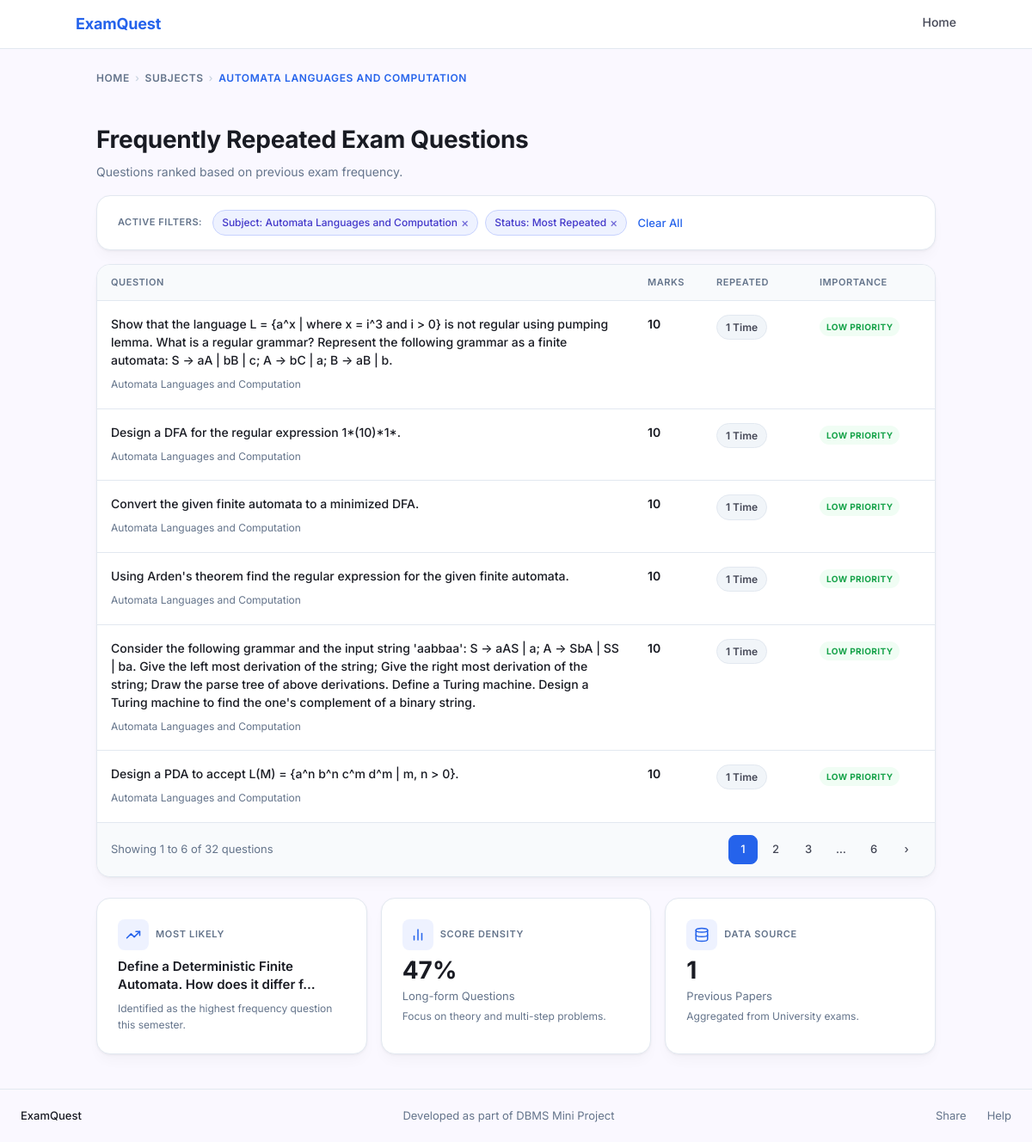
/questions.php?subject_id=1, run on the app's committed database.
### tables this page shows
CREATE TABLE subject (
    subject_id   INT AUTO_INCREMENT PRIMARY KEY,
    subject_name VARCHAR(200) NOT NULL,
    semester     VARCHAR(10)  NOT NULL,
    subject_type VARCHAR(50)  NOT NULL DEFAULT 'Core Subject',
    syllabus_id  INT NOT NULL,
    branch_id    INT NOT NULL,
    UNIQUE KEY uq_subject (subject_name(150), semester, syllabus_id, branch_id),
    FOREIGN KEY (syllabus_id) REFERENCES syllabus(syllabus_id) ON DELETE CASCADE,
    FOREIGN KEY (branch_id)   REFERENCES branch(branch_id)     ON DELETE CASCADE
);

CREATE TABLE questions (
    question_id   INT AUTO_INCREMENT PRIMARY KEY,
    subject_id    INT         NOT NULL,
    question_text MEDIUMTEXT  NOT NULL,
    marks         INT         NOT NULL DEFAULT 0,
    frequency     INT         NOT NULL DEFAULT 1,
    UNIQUE KEY uq_question (subject_id, question_text(500)),
    FOREIGN KEY (subject_id) REFERENCES subject(subject_id) ON DELETE CASCADE
);

### questions.php (the view, shortened to what this page needs)
<?php
require_once 'db.php';
$subject_id  = intval($_GET['subject_id']  ?? 0);
$syllabus_id = intval($_GET['syllabus_id'] ?? 0);
$branch_id   = intval($_GET['branch_id']   ?? 0);
$semester    = trim($_GET['semester']       ?? '');
$page        = max(1, intval($_GET['page'] ?? 1));
$stmt = $conn->prepare('
    SELECT s.subject_name, s.semester, s.subject_type,
           sy.regulation_year, b.branch_name,
           s.syllabus_id, s.branch_id
    FROM subject s
    JOIN syllabus sy ON sy.syllabus_id = s.syllabus_id
    JOIN branch   b  ON b.branch_id   = s.branch_id
    WHERE s.subject_id = ?
');
$stmt->bind_param('i', $subject_id);
$stmt->execute();
$subject_info = $stmt->get_result()->fetch_assoc();
if ($syllabus_id <= 0) $syllabus_id = intval($subject_info['syllabus_id']);
if ($branch_id   <= 0) $branch_id   = intval($subject_info['branch_id']);
if ($semester === '')  $semester    = $subject_info['semester'];
$stmt = $conn->prepare('SELECT COUNT(*) AS total FROM questions WHERE subject_id = ?');
$stmt->bind_param('i', $subject_id);
$stmt->execute();
$total_questions = intval($stmt->get_result()->fetch_assoc()['total']);
$total_pages = $total_questions > 0 ? (int)ceil($total_questions / PER_PAGE) : 1;
$page = min($page, $total_pages);
$offset = ($page - 1) * PER_PAGE;
$stmt = $conn->prepare('
    SELECT question_id, question_text, marks, frequency
    FROM questions
    WHERE subject_id = ?
    ORDER BY frequency DESC, marks DESC
    LIMIT ? OFFSET ?
');
$per_page = PER_PAGE;
$stmt->bind_param('iii', $subject_id, $per_page, $offset);
$stmt->execute();
$questions_result = $stmt->get_result();
$questions = [];
while ($row = $questions_result->fetch_assoc()) {
    $questions[] = $row;
}
function getImportance(int $freq): array {
    return              ['label' => 'LOW PRIORITY',         'class' => 'badge--green'];
}
function getRepeatedLabel(int $freq): string {
    return $freq === 1 ? '1 Time' : $freq . ' Times';
}
$stmt = $conn->prepare('SELECT COUNT(*) AS cnt FROM questions WHERE subject_id = ? AND marks >= 10');
$stmt->bind_param('i', $subject_id);
$stmt->execute();
$long_form_count = intval($stmt->get_result()->fetch_assoc()['cnt']);
$long_form_pct = $total_questions > 0 ? round(($long_form_count / $total_questions) * 100) : 0;
$stmt = $conn->prepare('SELECT MAX(frequency) AS max_freq FROM questions WHERE subject_id = ?');
$stmt->bind_param('i', $subject_id);
$stmt->execute();
$max_freq = intval($stmt->get_result()->fetch_assoc()['max_freq']);
$stmt = $conn->prepare('SELECT question_text FROM questions WHERE subject_id = ? ORDER BY frequency DESC LIMIT 1');
$stmt->bind_param('i', $subject_id);
$stmt->execute();
$top_row = $stmt->get_result()->fetch_assoc();
$top_topic = $top_row ? (strlen($top_row['question_text']) > 60 ? substr($top_row['question_text'], 0, 60) . '…' : $top_row['question_text']) : 'N/A';
function pageUrl(int $p): string {
    $params = $_GET;
    $params['page'] = $p;
    return '?' . http_build_query($params);
}
?>
<!DOCTYPE html>
<html lang="en">
<head>
    <link rel="stylesheet" href="style.css">
</head>
<body>
<nav class="nav">
    <div class="nav__inner">
        <a href="index.php" class="nav__brand">ExamQuest</a>
        <div class="nav__links">
            <a href="index.php">Home</a>
        </div>
    </div>
</nav>
<main>
    <div class="container questions-layout">
        <nav class="breadcrumb" aria-label="Breadcrumb">
            <a href="index.php">Home</a>
            <span class="breadcrumb__sep">›</span>
            <a href="subject.php?syllabus_id=<?= $syllabus_id ?>&branch_id=<?= $branch_id ?>&semester=<?= urlencode($semester) ?>">Subjects</a>
            <span class="breadcrumb__sep">›</span>
            <span class="breadcrumb__current"><?= htmlspecialchars(strtoupper($subject_info['subject_name']), ENT_QUOTES, 'UTF-8') ?></span>
        </nav>
        <div class="page-header">
            <div>
                <h1>Frequently Repeated Exam Questions</h1>
                <p>Questions ranked based on previous exam frequency.</p>
            </div>
        </div>
        <div class="card active-filters">
            <span class="active-filters__label">Active Filters:</span>
            <span class="chip">Subject: <?= htmlspecialchars($subject_info['subject_name'], ENT_QUOTES, 'UTF-8') ?> <a href="subject.php?syllabus_id=<?= $syllabus_id ?>&branch_id=<?= $branch_id ?>&semester=<?= urlencode($semester) ?>">×</a></span>
            <span class="chip">Status: Most Repeated <a href="<?= pageUrl(1) ?>">×</a></span>
            <a href="subject.php?syllabus_id=<?= $syllabus_id ?>&branch_id=<?= $branch_id ?>&semester=<?= urlencode($semester) ?>" class="link--clear">Clear All</a>
        </div>
        <?php if (empty($questions)): ?>
        <div class="card" style="text-align:center;padding:48px;color:var(--color-secondary-text);">
            <p>No questions available for this subject yet.</p>
            <a href="admin.php" class="btn btn--primary" style="margin-top:16px;">Add Questions</a>
        </div>
        <?php else: ?>
        <div class="card question-table">
            <table>
                <thead>
                    <tr>
                        <th>Question</th>
                        <th style="width:80px;">Marks</th>
                        <th style="width:120px;">Repeated</th>
                        <th style="width:150px;">Importance</th>
                    </tr>
                </thead>
                <tbody>
                    <?php foreach ($questions as $i => $q):
                          $imp = getImportance(intval($q['frequency']));
                    ?>
                    <tr>
                        <td>
                            <p class="question-text"><?= htmlspecialchars($q['question_text'], ENT_QUOTES, 'UTF-8') ?></p>
                            <span class="question-meta">
                                <?= htmlspecialchars($subject_info['subject_name'], ENT_QUOTES, 'UTF-8') ?>
                            </span>
                        </td>
                        <td class="marks-cell"><?= intval($q['marks']) ?></td>
                        <td class="freq-cell">
                            <span class="freq-badge"><?= getRepeatedLabel(intval($q['frequency'])) ?></span>
                        </td>
                        <td class="importance-cell">
                            <span class="badge <?= $imp['class'] ?>"><?= $imp['label'] ?></span>
                        </td>
                    </tr>
                    <?php endforeach; ?>
                </tbody>
            </table>
            <div class="pagination">
                <span class="pagination__info">
                    Showing <?= $offset + 1 ?> to <?= min($offset + PER_PAGE, $total_questions) ?> of <?= $total_questions ?> questions
                </span>
                <div class="pagination__pages">
                    <?php
                    $window = 2;
                    $shown = [];
                    for ($p = 1; $p <= $total_pages; $p++) {
                        if ($p === 1 || $p === $total_pages || abs($p - $page) <= $window) {
                            $shown[] = $p;
                        }
                    }
                    $prev = null;
                    foreach ($shown as $p):
                        if ($prev !== null && $p - $prev > 1): ?>
                        <span class="page-btn page-btn--ellipsis">…</span>
                    <?php endif; ?>
                    <a href="<?= pageUrl($p) ?>"
                       class="page-btn <?= $p === $page ? 'page-btn--active' : '' ?>"
                       aria-label="Page <?= $p ?>"
                       <?= $p === $page ? 'aria-current="page"' : '' ?>>
                        <?= $p ?>
                    </a>
                    <?php $prev = $p;
                    endforeach; ?>
                    <?php if ($page < $total_pages): ?>
                    <a href="<?= pageUrl($page + 1) ?>" class="page-btn" aria-label="Next page">›</a>
                    <?php endif; ?>
                </div>
            </div>
        </div>
        <?php endif; ?>
        <div class="stats-row">
            <div class="card stat-card">
                <div class="stat-card__header">
                    <div class="stat-card__icon">
                        <svg xmlns="http://www.w3.org/2000/svg" viewBox="0 0 24 24" fill="none" stroke="currentColor" stroke-width="2" stroke-linecap="round" stroke-linejoin="round"><polyline points="22 7 13.5 15.5 8.5 10.5 2 17"/><polyline points="16 7 22 7 22 13"/></svg>
                    </div>
                    <span class="stat-card__eyebrow">Most Likely</span>
                </div>
                <div style="font-size:15px;font-weight:600;color:var(--color-on-surface);line-height:1.4;margin-bottom:4px;">
                    <?= htmlspecialchars(strlen($top_topic) > 80 ? substr($top_topic, 0, 80) . '…' : $top_topic, ENT_QUOTES, 'UTF-8') ?>
                </div>
                <div class="stat-card__note">Identified as the highest frequency question this semester.</div>
            </div>
            <div class="card stat-card">
                <div class="stat-card__header">
                    <div class="stat-card__icon">
                        <svg xmlns="http://www.w3.org/2000/svg" viewBox="0 0 24 24" fill="none" stroke="currentColor" stroke-width="2" stroke-linecap="round" stroke-linejoin="round"><line x1="18" y1="20" x2="18" y2="10"/><line x1="12" y1="20" x2="12" y2="4"/><line x1="6" y1="20" x2="6" y2="14"/></svg>
                    </div>
                    <span class="stat-card__eyebrow">Score Density</span>
                </div>
                <div class="stat-card__value"><?= $long_form_pct ?>%</div>
                <div class="stat-card__label">Long-form Questions</div>
                <div class="stat-card__note">Focus on theory and multi-step problems.</div>
            </div>
            <div class="card stat-card">
                <div class="stat-card__header">
                    <div class="stat-card__icon">
                        <svg xmlns="http://www.w3.org/2000/svg" viewBox="0 0 24 24" fill="none" stroke="currentColor" stroke-width="2" stroke-linecap="round" stroke-linejoin="round"><ellipse cx="12" cy="5" rx="9" ry="3"/><path d="M21 12c0 1.66-4 3-9 3s-9-1.34-9-3"/><path d="M3 5v14c0 1.66 4 3 9 3s9-1.34 9-3V5"/></svg>
                    </div>
                    <span class="stat-card__eyebrow">Data Source</span>
                </div>
                <div class="stat-card__value"><?= $max_freq ?></div>
                <div class="stat-card__label">Previous Papers</div>
                <div class="stat-card__note">Aggregated from University exams.</div>
            </div>
        </div>
    </div>
</main>
<footer class="footer">
    <div class="footer__brand">ExamQuest</div>
    <div class="footer__tagline">Developed as part of DBMS Mini Project</div>
    <div class="footer__links">
        <a href="#">Share</a>
        <a href="#">Help</a>
    </div>
</footer>
</body>
</html>

### data on the page
subject: subject_name "AUTOMATA LANGUAGES AND COMPUTATION", subject_name "Automata Languages and Computation", syllabus "1", branch "2", semester "3"
questions: question_text "Show that the language L = {a^x | where x = i^3 and i > 0} is not regular using pumping lemma. What is a regular grammar? Represent the following grammar as a finite automata: S → aA | bB | c; A → bC | a; B → aB | b.", subject.subject_name "Automata Languages and Computation", marks "10", frequency "1 Time", frequency "LOW PRIORITY"
questions: question_text "Design a DFA for the regular expression 1*(10)*1*.", subject.subject_name "Automata Languages and Computation", marks "10", frequency "1 Time", frequency "LOW PRIORITY"
questions: question_text "Convert the given finite automata to a minimized DFA.", subject.subject_name "Automata Languages and Computation", marks "10", frequency "1 Time", frequency "LOW PRIORITY"
questions: question_text "Using Arden's theorem find the regular expression for the given finite automata.", subject.subject_name "Automata Languages and Computation", marks "10", frequency "1 Time", frequency "LOW PRIORITY"
questions: question_text "Consider the following grammar and the input string 'aabbaa': S → aAS | a; A → SbA | SS | ba. Give the left most derivation of the string; Give the right most derivation of the string; Draw the parse tree of above derivations. Define a Turing machine. Design a Turing machine to find the one's complement of a binary string.", subject.subject_name "Automata Languages and Computation", marks "10", frequency "1 Time", frequency "LOW PRIORITY"
questions: question_text "Design a PDA to accept L(M) = {a^n b^n c^m d^m | m, n > 0}.", subject.subject_name "Automata Languages and Computation", marks "10", frequency "1 Time", frequency "LOW PRIORITY"
questions: question_text "Define a Deterministic Finite Automata. How does it differ f…"

### other printed values
$offset + 1 "1"
min($offset + PER_PAGE, $total_questions) "6"
$total_questions "32"
$p "6"
$long_form_pct "47"
$max_freq "1"
